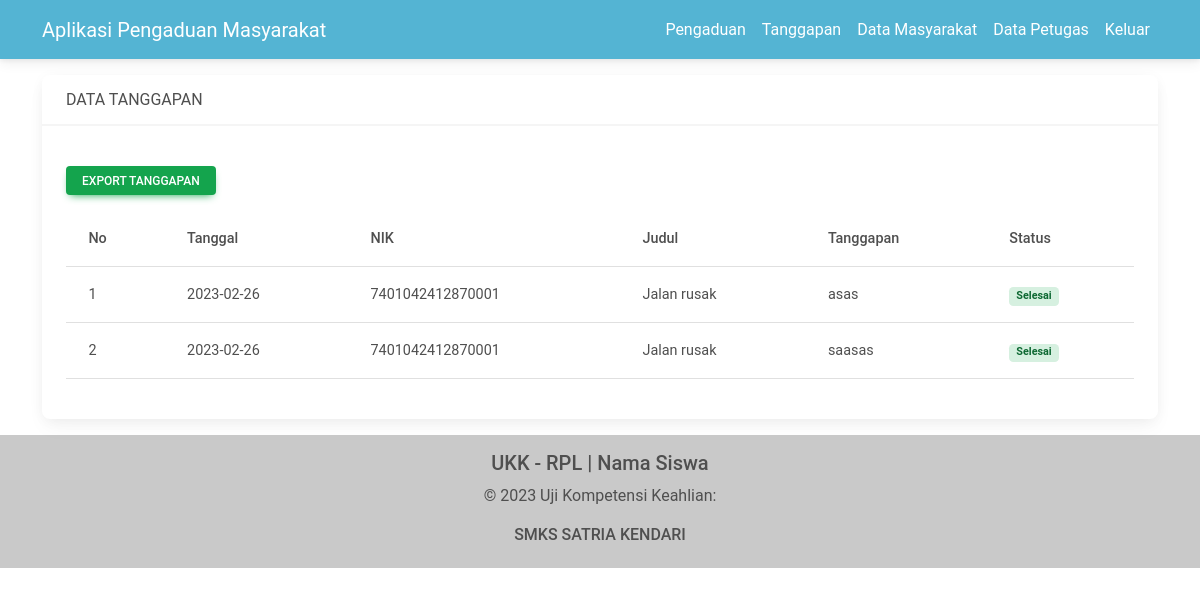
/admin/index.php?page=tanggapan (signed in), run on the app's committed database.
### tables this page shows
CREATE TABLE `tanggapan` (
  `id_tanggapan` int NOT NULL,
  `id_pengaduan` int NOT NULL,
  `tanggal_tanggapan` date NOT NULL,
  `tanggapan` text NOT NULL,
  `id_petugas` int NOT NULL
);

CREATE TABLE `pengaduan` (
  `id_pengaduan` int NOT NULL,
  `tanggal_pengaduan` date NOT NULL,
  `nik` char(16) NOT NULL,
  `judul_laporan` varchar(50) NOT NULL,
  `isi_laporan` text NOT NULL,
  `foto` varchar(50) NOT NULL,
  `status` enum('0','proses','selesai') NOT NULL
);

### admin/data_tanggapan.php (the view)
<div class="container">
    <div class="row mb-3">
        <div class="col-md-12 mt-3">
            <div class="card">
                <div class="card-header">DATA TANGGAPAN</div>
                <div class="card-body">
                    <div class="mt-3 mb-3">
                        <a href="export_tanggapan.php" class="btn btn-success btn-sm" target="_blank">Export Tanggapan</a>
                    </div>
                    <table class="table table-stripped">
                        <thead>
                            <tr>
                                <th>No</th>
                                <th>Tanggal </th>
                                <th>NIK</th>
                                <th>Judul </th>
                                <th>Tanggapan </th>
                                <th>Status </th>
                            </tr>
                        </thead>
                        <tbody>
                            <?php
                            include '../db/koneksi.php';
                            $no = 1;
                            $query = mysqli_query($koneksi, "SELECT a.*, b.* FROM tanggapan a INNER JOIN pengaduan b ON a.id_pengaduan=b.id_pengaduan ORDER BY tanggal_tanggapan DESC");
                            while ($data = mysqli_fetch_array($query)) { ?>
                                <tr>
                                    <td><?php echo $no++ ?></td>
                                    <td><?php echo $data['tanggal_tanggapan'] ?></td>
                                    <td><?php echo $data['nik'] ?></td>
                                    <td><?php echo $data['judul_laporan'] ?></td>
                                    <td><?php echo $data['tanggapan'] ?></td>
                                    <td>
                                        <?php
                                        if ($data['status'] == 0) {
                                            echo '<span class="badge badge-warning">Menunggu</span>';
                                        } elseif ($data['status'] == 'proses') {
                                            echo '<span class="badge badge-info">Proses</span>';
                                        } else {
                                            echo '<span class="badge badge-success">Selesai</span>';
                                        }
                                        ?>
                                    </td>
                                </tr>
                            <?php } ?>
                        </tbody>
                    </table>
                </div>
            </div>
        </div>
    </div>
</div>

### data on the page
tanggapan: tanggal_tanggapan "2023-02-26", id_pengaduan.nik "7401042412870001", id_pengaduan.judul_laporan "Jalan rusak", tanggapan "asas"
tanggapan: tanggal_tanggapan "2023-02-26", id_pengaduan.nik "7401042412870001", id_pengaduan.judul_laporan "Jalan rusak", tanggapan "saasas"
